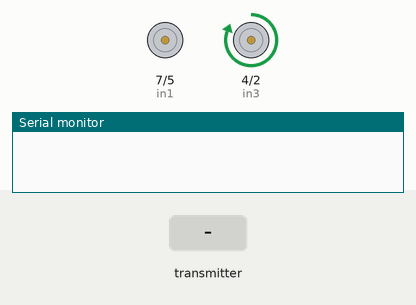
Simulated run of this sketch. Board: Arduino Uno, built with avr-gcc and run on an emulated ATmega328P. Shown: motor-driver pin pairs drawn as motors (green arrow = first pin HIGH = forward, orange = second pin HIGH = backward, longer = more drive, scaled by the enable pin), the last lines printed to the serial monitor. Inputs (shaded band) come from the test bench. No radio packets arrive unless stated.

Above: at 1.2 s.
1.3 s: the transmitter starts sending joystick.0 = 1023
At 2.2 s:
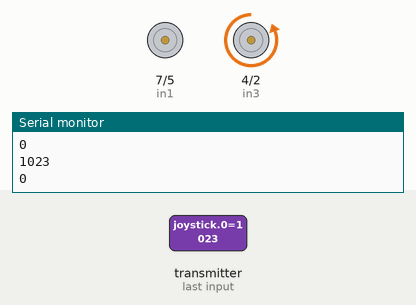
2.8 s: the transmitter starts sending joystick.1 = 256
At 3.3 s:
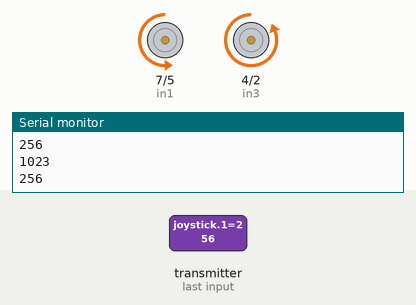
4.3 s: the transmitter starts sending joystick.0 = 512
At 5.5 s:
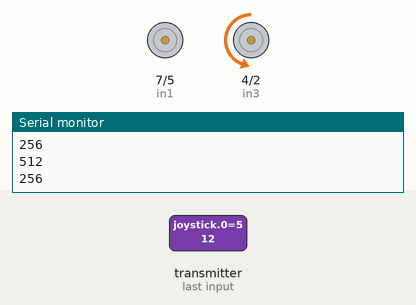
5.8 s: the transmitter starts sending joystick.1 = 0
At 6.7 s:
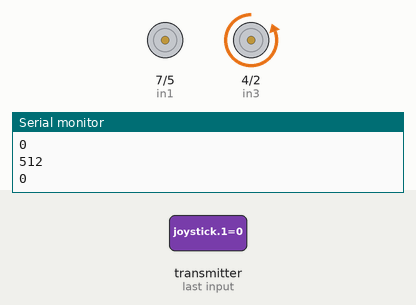
7.3 s: the transmitter starts sending joystick.0 = 0
At 7.9 s:
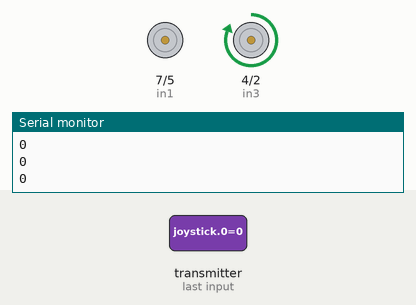
8.8 s: the transmitter starts sending joystick.1 = 512
At 10.2 s:
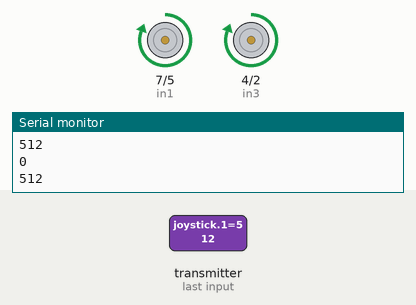
Timing chart, 0 to 11.3 s (numbered marks = the images above; inputs shaded):
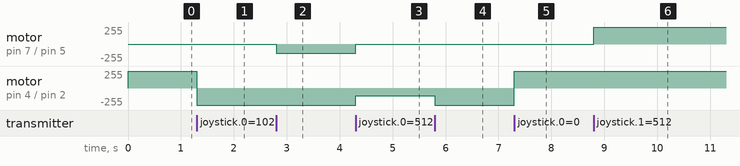

Measured:
- after the input at 1.3 s, motor on pin 4 (in3) / pin 2 (in4): forward 255/255 → backward 255/255 at once
- after the input at 2.8 s, motor on pin 7 (in1) / pin 5 (in2): stopped → backward 139/255 at once
- after the input at 4.3 s, motor on pin 7 (in1) / pin 5 (in2): backward 139/255 → stopped at once; motor on pin 4 (in3) / pin 2 (in4): backward 255/255 → backward 116/255 at once
- after the input at 5.8 s, motor on pin 4 (in3) / pin 2 (in4): backward 116/255 → backward 255/255 at once
- after the input at 7.3 s, motor on pin 4 (in3) / pin 2 (in4): backward 255/255 → forward 255/255 at once
- after the input at 8.8 s, motor on pin 7 (in1) / pin 5 (in2): stopped → forward 255/255 at once

The sketch:

Receiver.ino
```cpp
#include <SPI.h>
#include <nRF24L01.h>
#include <RF24.h>
#define enA 6
#define in1 7
#define in2 5
#define enB 3
#define in3 4
#define in4 2

RF24 radio(8,9); // CE, CSN
const byte address[6] = "00001";
char receivedData[32] = "";
int  xAxis, yAxis;
int motorSpeedA = 0;
int motorSpeedB = 0;
int joystick[2];

void setup() {
  pinMode(enA, OUTPUT);
  pinMode(enB, OUTPUT);
  pinMode(in1, OUTPUT);
  pinMode(in2, OUTPUT);
  pinMode(in3, OUTPUT);
  pinMode(in4, OUTPUT);
  Serial.begin(9600);
  radio.begin();
  radio.openReadingPipe(0, address);
  radio.setPALevel(RF24_PA_MAX);
  radio.startListening();

  digitalWrite(in1, LOW);
  digitalWrite(in2, LOW);
  digitalWrite(in3, LOW);
  digitalWrite(in4, LOW);
}
void loop() {

  if (radio.available()) {   // If the NRF240L01 module received data

      radio.read( joystick, sizeof(joystick) );

    radio.read(&receivedData, sizeof(receivedData));
    yAxis = joystick[0];
    xAxis = joystick[1];

    Serial.println(yAxis);
    Serial.println(xAxis);

  }

  if (yAxis < 470) {

    digitalWrite(in1, HIGH);
    digitalWrite(in2, LOW);

    digitalWrite(in3, HIGH);
    digitalWrite(in4, LOW);

    motorSpeedA = map(yAxis, 470, 0, 0, 255);
    motorSpeedB = map(yAxis, 470, 0, 0, 255);
  }
  else if (yAxis > 550) {

    digitalWrite(in1, LOW);
    digitalWrite(in2, HIGH);

    digitalWrite(in3, LOW);
    digitalWrite(in4, HIGH);

    motorSpeedA = map(yAxis, 550, 1023, 0, 255);
    motorSpeedB = map(yAxis, 550, 1023, 0, 255);
  }

  else {
    motorSpeedA = 0;
    motorSpeedB = 0;
  }

  if (xAxis < 470) {

    int xMapped = map(xAxis, 470, 0, 0, 255);

    motorSpeedA = motorSpeedA - xMapped;
    motorSpeedB = motorSpeedB + xMapped;
    // Confine the range from 0 to 255
    if (motorSpeedA < 0) {
      motorSpeedA = 0;
    }
    if (motorSpeedB > 255) {
      motorSpeedB = 255;
    }
  }
  if (xAxis > 550) {

    int xMapped = map(xAxis, 550, 1023, 0, 255);

    motorSpeedA = motorSpeedA + xMapped;
    motorSpeedB = motorSpeedB - xMapped;

    if (motorSpeedA > 255) {
      motorSpeedA = 255;
    }
    if (motorSpeedB < 0) {
      motorSpeedB = 0;
    }
  }

  if (motorSpeedA < 70) {
    motorSpeedA = 0;
  }
  if (motorSpeedB < 70) {
    motorSpeedB = 0;
  }
  analogWrite(enA, motorSpeedA); // Send PWM signal to motor A
  analogWrite(enB, motorSpeedB); // Send PWM signal to motor B

}
```
